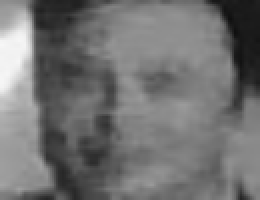
#> input picture datasets/elon/1.png, 130 x 100 px (shown 2 times larger)
$ python face_recognize.py
#> lines starting #> are read from the running program, lines starting #| are printed output that depends on the picture; after the words box and inside, x2 and y2 are one past the last pixel; in counts of white or black regions, pixels touching at a corner belong together
import cv2, numpy, os
size = 4
haar_file = cv2.data.haarcascades + 'haarcascade_frontalface_default.xml'
datasets = 'datasets'
print('Training...')
(images, labels, names, id) = ([], [], {}, 0)
for (subdirs, dirs, files) in os.walk(datasets):
    for subdir in dirs:
        names[id] = subdir
        subjectpath = os.path.join(datasets, subdir)
        for filename in os.listdir(subjectpath):
            path = subjectpath + '/' + filename
            label = id
            images.append(cv2.imread(path, 0))
            labels.append(int(label))
            #print(labels)
        id += 1
#> id = 1
(width, height) = (130, 100)

(images, labels) = [numpy.array(lis) for lis in [images, labels]]

#print(images, labels)
model = cv2.face.LBPHFaceRecognizer_create()

model.train(images, labels)

face_cascade = cv2.CascadeClassifier(haar_file)
webcam = cv2.VideoCapture(0)
cnt=0
while True:
    (_, im) = webcam.read()
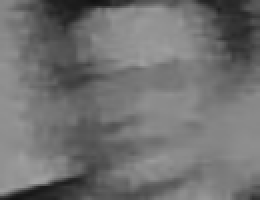
#> input picture datasets/elon/12.png, 130 x 100 px, given in place of the camera (shown 2 times larger)
#> im is the input picture: shape (100, 130, 3); min 17, max 161, mean 112.5
    gray = cv2.cvtColor(im, cv2.COLOR_BGR2GRAY)
    faces = face_cascade.detectMultiScale(gray, 1.3, 5)
    for (x,y,w,h) in faces:
        cv2.rectangle(im,(x,y),(x+w,y+h),(255,255,0),2)
        face = gray[y:y + h, x:x + w]
        face_resize = cv2.resize(face, (width, height))

        prediction = model.predict(face_resize)
        cv2.rectangle(im, (x, y), (x + w, y + h), (0, 255, 0), 3)
        if prediction[1]<800:
            cv2.putText(im,'%s - %.0f' % (names[prediction[0]],prediction[1]),(x-10, y-10), cv2.FONT_HERSHEY_COMPLEX,1,(51, 255, 255))
            print (names[prediction[0]])
            cnt=0
        else:
            cnt+=1
            cv2.putText(im,'Unknown',(x-10, y-10), cv2.FONT_HERSHEY_PLAIN,1,(0, 255, 0))
            if(cnt>100):
                print("Unknown Person")
                cv2.imwrite("input.jpg",im)
                cnt=0
#> this loop made 1 pass
#> pass 1, `face = gray[y:y + h, x:x + w]`:
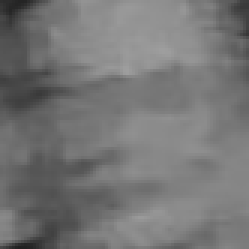
#> face: shape (83, 83) (shown 3 times larger); min 33, max 158, mean 117.4
#> pass 1, `face_resize = cv2.resize(face, (width, height))`:
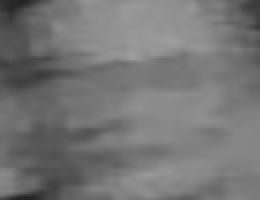
#> face_resize: shape (100, 130) (shown 2 times larger); min 33, max 158, mean 117.2
#> after the loop:
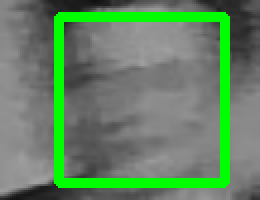
#> im: shape (100, 130, 3) (shown 2 times larger); 12.68% of pixels changed, all inside (x1, y1, x2, y2) = (27, 6, 115, 94)
    cv2.imshow('OpenCV', im)
    key = cv2.waitKey(10)
#> (key Esc is pressed here)
    if key == 27:
        break

webcam.release()
cv2.destroyAllWindows()
